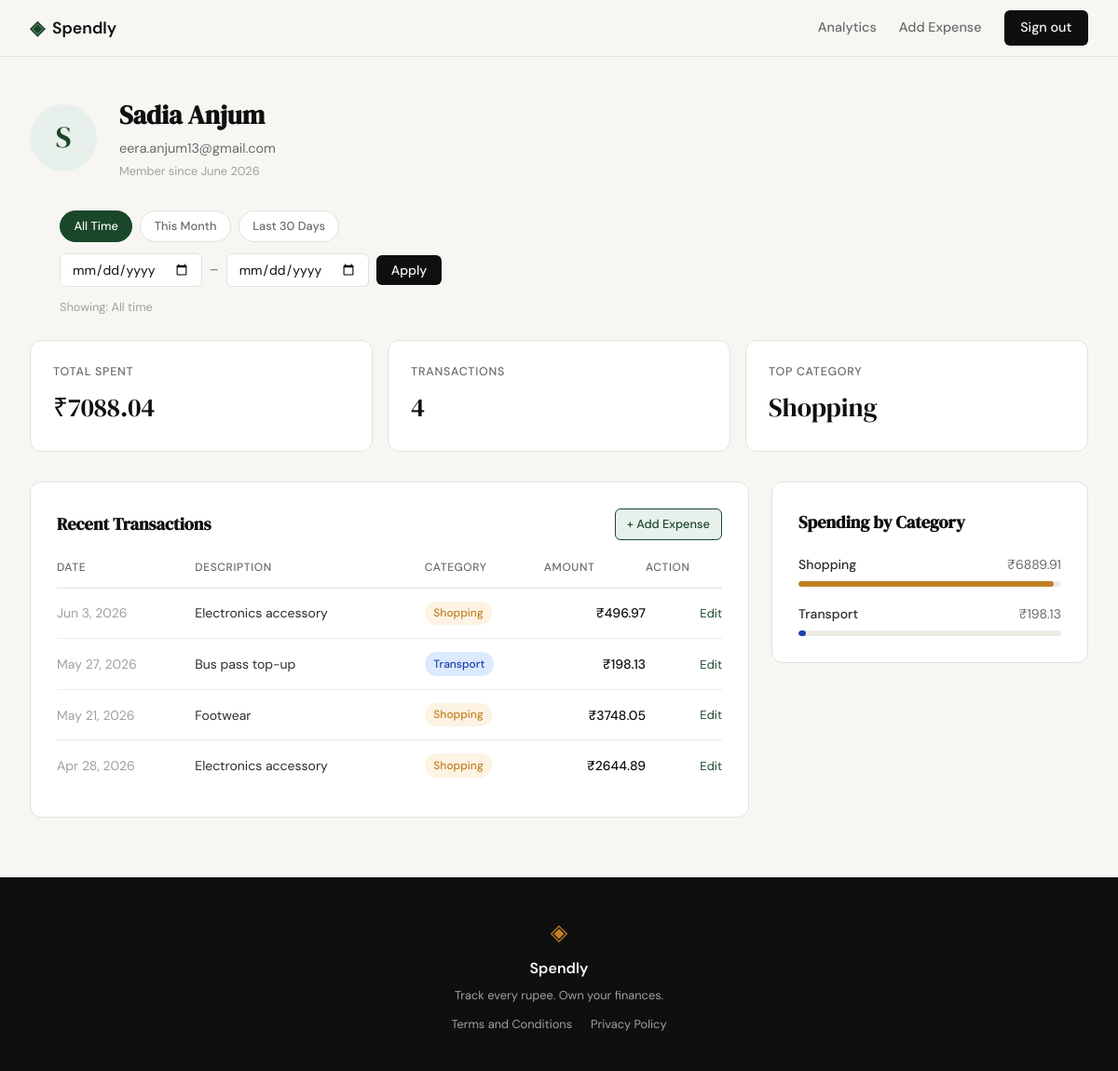
Page /profile (signed in) on the earlier database version.
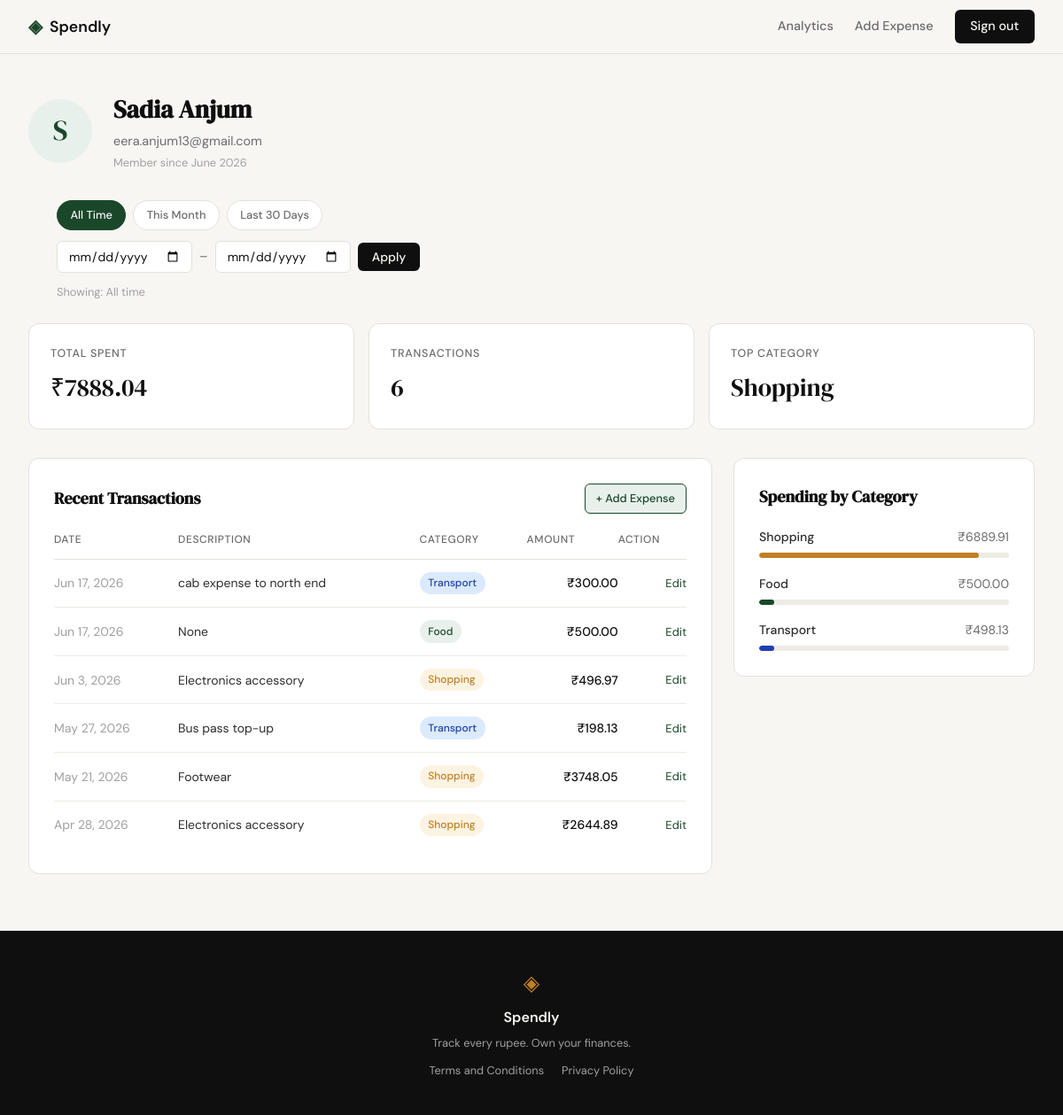
Same page on the later database version.
### tables this page shows
CREATE TABLE expenses (
            id          INTEGER PRIMARY KEY AUTOINCREMENT,
            user_id     INTEGER NOT NULL REFERENCES users(id),
            amount      REAL    NOT NULL,
            category    TEXT    NOT NULL,
            date        TEXT    NOT NULL,
            description TEXT,
            created_at  TEXT    DEFAULT (datetime('now'))
        );

### app.py (the view, shortened to what this page needs)
@app.route("/profile")
def profile():
    if not session.get("user_id"):
        return redirect(url_for("login"))
    user = queries.get_user_by_id(session["user_id"])
    if not user:
        session.clear()
        return redirect(url_for("login"))
    raw_from = request.args.get("from_date", "").strip()
    raw_to   = request.args.get("to_date", "").strip()
    from_date = to_date = None
    from_str = from_date.isoformat() if from_date else None
    to_str   = to_date.isoformat()   if to_date   else None
    today        = date.today()
    today_str    = today.isoformat()
    month_start  = today.replace(day=1).isoformat()
    month_end    = today.replace(day=calendar.monthrange(today.year, today.month)[1]).isoformat()
    last30_start = (today - timedelta(days=30)).isoformat()
    user_id    = session["user_id"]
    stats      = queries.get_summary_stats(user_id, from_str, to_str)
    expenses   = queries.get_recent_transactions(user_id, from_date=from_str, to_date=to_str)
    categories = queries.get_category_breakdown(user_id, from_str, to_str)
    return render_template(
        "profile.html",
        user=user,
        member_since=user["member_since"],
        stats=stats,
        expenses=expenses,
        categories=categories,
        from_date=from_str,
        to_date=to_str,
        month_start=month_start,
        month_end=month_end,
        last30_start=last30_start,
        last30_end=today_str,
    )

### database/db.py (called while the page is built)
def get_db():
    conn = sqlite3.connect(DB_PATH)
    conn.row_factory = sqlite3.Row
    conn.execute("PRAGMA foreign_keys = ON")
    return conn

### database/queries.py (called while the page is built)
def _date_clause(from_date, to_date):
    if from_date and to_date:
        return " AND date BETWEEN ? AND ?", [from_date, to_date]
    return "", []

def get_user_by_id(user_id):
    conn = get_db()
    try:
        row = conn.execute(
            "SELECT id, name, email, created_at FROM users WHERE id = ?",
            (user_id,),
        ).fetchone()
    finally:
        conn.close()
    if row is None:
        return None
    member_since = datetime.strptime(row["created_at"][:10], "%Y-%m-%d").strftime("%B %Y")
    return {
        "id":           row["id"],
        "name":         row["name"],
        "email":        row["email"],
        "created_at":   row["created_at"],
        "member_since": member_since,
    }

### templates/profile.html (shortened to what the changed rows need)
{% extends "base.html" %}
{% block head %}
<link rel="stylesheet" href="{{ url_for('static', filename='css/profile.css') }}">
<link rel="stylesheet" href="{{ url_for('static', filename='css/filter.css') }}">
{% endblock %}
{% block content %}
<div class="profile-page">
    <section class="profile-header">
        <div class="profile-meta">
            <h1 class="profile-name">{{ user.name }}</h1>
        </div>
    </section>
    <section class="stats-row">
        <div class="stat-card">
            <span class="stat-label">Total Spent</span>
            <span class="stat-value">{{ stats.total_spent }}</span>
        </div>
        <div class="stat-card">
            <span class="stat-label">Transactions</span>
            <span class="stat-value">{{ stats.transactions }}</span>
        </div>
    </section>
    <div class="profile-grid">
        <section class="profile-card transactions-card">
            <div class="card-title-row">
                <h2 class="card-title">Recent Transactions</h2>
            </div>
            <table class="txn-table">
                <thead>
                    <tr>
                        <th>Date</th>
                        <th>Description</th>
                        <th>Category</th>
                        <th class="amount-col">Amount</th>
                        <th>Action</th>
                    </tr>
                </thead>
                <tbody>
                    {% for txn in expenses %}
                    <tr>
                        <td class="txn-date">{{ txn.date }}</td>
                        <td class="txn-desc">{{ txn.description }}</td>
                        <td><span class="badge badge-{{ txn.category | lower }}">{{ txn.category }}</span></td>
                        <td class="txn-amount">{{ txn.amount }}</td>
                        <td class="txn-actions"><a href="{{ url_for('edit_expense', id=txn.id) }}" class="edit-link">Edit</a></td>
                    </tr>
                    {% endfor %}
                </tbody>
            </table>
        </section>
        <section class="profile-card breakdown-card">
            <h2 class="card-title">Spending by Category</h2>
            <ul class="breakdown-list">
                {% for cat in categories %}
                <li class="breakdown-row">
                    <div class="breakdown-meta">
                        <span class="breakdown-name">{{ cat.name }}</span>
                        <span class="breakdown-amount">{{ cat.amount }}</span>
                    </div>
                    <div class="breakdown-track">
                        <div class="breakdown-bar breakdown-bar-{{ cat.name | lower }}"
                             style="width: {{ cat.pct }}%"></div>
                    </div>
                </li>
                {% endfor %}
            </ul>
        </section>
    </div>
</div>
{% endblock %}

Differences in the rows shown:
added expenses: date "Jun 17, 2026", description "cab expense to north end", category "Transport", amount "₹300.00"
added expenses: date "Jun 17, 2026", description "None", category "Food", amount "₹500.00"
Other differences:
{{ stats.total_spent }}: "₹7088.04" → "₹7888.04"
{{ stats.transactions }}: "4" → "6"
{{ cat.pct }}: 97 → 88 (drawn)
new list line: "Food ₹500.00"
new list line: "Transport ₹498.13"
list line gone: "Transport ₹198.13"
